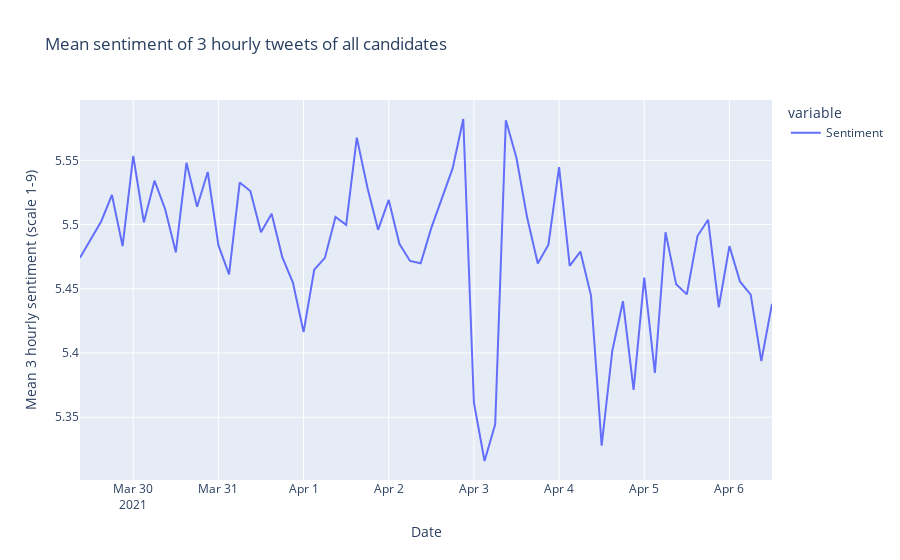

The cell this chart's notebook holds for it:
### Code cell
fig = px.line(user_sentiment, title='Mean sentiment of 3 hourly tweets of all candidates',
        labels={
            'created_at': 'Date',
            'value': 'Mean 3 hourly sentiment (scale 1-9)'
        })
fig.write_html('_'.join('Mean sentiment of 3 hourly tweets of all candidates.html'.split(' ')))
fig.show()
